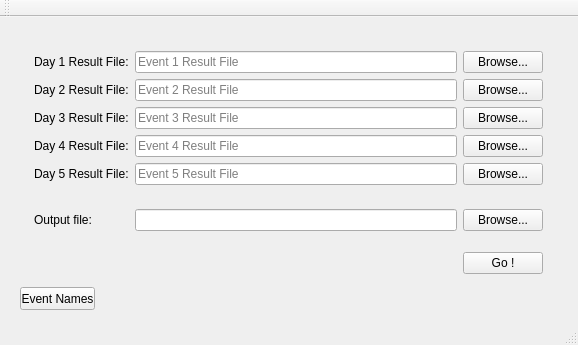
<?xml version="1.0" encoding="UTF-8"?>
<ui version="4.0">
 <class>MainWindow</class>
 <widget class="QMainWindow" name="MainWindow">
  <property name="geometry">
   <rect>
    <x>0</x>
    <y>0</y>
    <width>578</width>
    <height>345</height>
   </rect>
  </property>
  <property name="windowTitle">
   <string>Multi-Day Results Merge</string>
  </property>
  <widget class="QWidget" name="centralWidget">
   <widget class="QWidget" name="layoutWidget">
    <property name="geometry">
     <rect>
      <x>23</x>
      <y>23</y>
      <width>531</width>
      <height>245</height>
     </rect>
    </property>
    <layout class="QGridLayout" name="gridLayout">
     <item row="0" column="0">
      <widget class="QLabel" name="label">
       <property name="text">
        <string>Day 1 Result File:</string>
       </property>
      </widget>
     </item>
     <item row="0" column="1">
      <widget class="QLineEdit" name="day1ResultFile">
       <property name="placeholderText">
        <string>Event 1 Result File</string>
       </property>
      </widget>
     </item>
     <item row="0" column="2">
      <widget class="QPushButton" name="browseForDay1File">
       <property name="text">
        <string>Browse...</string>
       </property>
      </widget>
     </item>
     <item row="1" column="0">
      <widget class="QLabel" name="label_2">
       <property name="text">
        <string>Day 2 Result File:</string>
       </property>
      </widget>
     </item>
     <item row="1" column="1">
      <widget class="QLineEdit" name="day2ResultFile">
       <property name="placeholderText">
        <string>Event 2 Result File</string>
       </property>
      </widget>
     </item>
     <item row="1" column="2">
      <widget class="QPushButton" name="browseForDay2File">
       <property name="text">
        <string>Browse...</string>
       </property>
      </widget>
     </item>
     <item row="2" column="0">
      <widget class="QLabel" name="label_4">
       <property name="text">
        <string>Day 3 Result File:</string>
       </property>
      </widget>
     </item>
     <item row="2" column="1">
      <widget class="QLineEdit" name="day3ResultFile">
       <property name="placeholderText">
        <string>Event 3 Result File</string>
       </property>
      </widget>
     </item>
     <item row="2" column="2">
      <widget class="QPushButton" name="browseForDay3File">
       <property name="text">
        <string>Browse...</string>
       </property>
      </widget>
     </item>
     <item row="3" column="0">
      <widget class="QLabel" name="label_3">
       <property name="text">
        <string>Day 4 Result File:</string>
       </property>
      </widget>
     </item>
     <item row="3" column="1">
      <widget class="QLineEdit" name="day4ResultFile">
       <property name="placeholderText">
        <string>Event 4 Result File</string>
       </property>
      </widget>
     </item>
     <item row="3" column="2">
      <widget class="QPushButton" name="browseForDay4File">
       <property name="text">
        <string>Browse...</string>
       </property>
      </widget>
     </item>
     <item row="4" column="0">
      <widget class="QLabel" name="label_6">
       <property name="text">
        <string>Day 5 Result File:</string>
       </property>
      </widget>
     </item>
     <item row="4" column="1">
      <widget class="QLineEdit" name="day5ResultFile">
       <property name="placeholderText">
        <string>Event 5 Result File</string>
       </property>
      </widget>
     </item>
     <item row="4" column="2" rowspan="2">
      <widget class="QPushButton" name="browseForDay5File">
       <property name="text">
        <string>Browse...</string>
       </property>
      </widget>
     </item>
     <item row="5" column="0" rowspan="2">
      <spacer name="verticalSpacer_4">
       <property name="orientation">
        <enum>Qt::Vertical</enum>
       </property>
       <property name="sizeHint" stdset="0">
        <size>
         <width>20</width>
         <height>13</height>
        </size>
       </property>
      </spacer>
     </item>
     <item row="5" column="1" rowspan="2">
      <spacer name="verticalSpacer">
       <property name="orientation">
        <enum>Qt::Vertical</enum>
       </property>
       <property name="sizeHint" stdset="0">
        <size>
         <width>20</width>
         <height>13</height>
        </size>
       </property>
      </spacer>
     </item>
     <item row="6" column="2">
      <spacer name="verticalSpacer_3">
       <property name="orientation">
        <enum>Qt::Vertical</enum>
       </property>
       <property name="sizeHint" stdset="0">
        <size>
         <width>20</width>
         <height>18</height>
        </size>
       </property>
      </spacer>
     </item>
     <item row="7" column="0">
      <widget class="QLabel" name="label_5">
       <property name="text">
        <string>Output file:</string>
       </property>
      </widget>
     </item>
     <item row="7" column="1">
      <widget class="QLineEdit" name="outputFile"/>
     </item>
     <item row="7" column="2">
      <widget class="QPushButton" name="browseForOutputFile">
       <property name="text">
        <string>Browse...</string>
       </property>
      </widget>
     </item>
     <item row="8" column="2">
      <spacer name="verticalSpacer_2">
       <property name="orientation">
        <enum>Qt::Vertical</enum>
       </property>
       <property name="sizeHint" stdset="0">
        <size>
         <width>20</width>
         <height>13</height>
        </size>
       </property>
      </spacer>
     </item>
     <item row="9" column="2">
      <widget class="QPushButton" name="processButton">
       <property name="text">
        <string>Go !</string>
       </property>
      </widget>
     </item>
    </layout>
   </widget>
   <widget class="QPushButton" name="pushButtonSettings">
    <property name="geometry">
     <rect>
      <x>20</x>
      <y>270</y>
      <width>75</width>
      <height>23</height>
     </rect>
    </property>
    <property name="text">
     <string>Event Names</string>
    </property>
   </widget>
  </widget>
  <widget class="QMenuBar" name="menuBar">
   <property name="geometry">
    <rect>
     <x>0</x>
     <y>0</y>
     <width>578</width>
     <height>21</height>
    </rect>
   </property>
  </widget>
  <widget class="QToolBar" name="mainToolBar">
   <attribute name="toolBarArea">
    <enum>TopToolBarArea</enum>
   </attribute>
   <attribute name="toolBarBreak">
    <bool>false</bool>
   </attribute>
  </widget>
  <widget class="QStatusBar" name="statusBar"/>
 </widget>
 <layoutdefault spacing="6" margin="11"/>
 <resources/>
 <connections/>
</ui>
